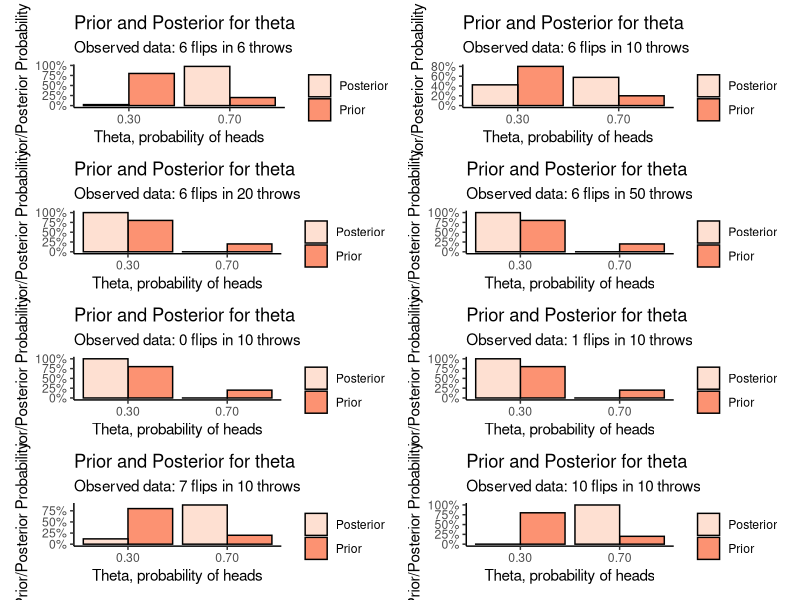

This chart was generated by the following R code:
## ---- chunk 1
library(tidyverse)
library(patchwork)
## ---- chunk 2
visualize_binomial_priorposterior <- function(sumx,n) {
  prior <- function(theta) {
    if (theta == .3) {
      return(.8)
    }
    else if (theta == .7) {
      return(.2)
    }
    0
  }
  likelihood <- function(theta) theta^sumx * (1-theta)^(n - sumx)
  marginal_likelihood <- prior(.7) * likelihood(.7) + prior(.3) * likelihood(.3)
  posterior <- function(theta) likelihood(theta) * prior(theta) / marginal_likelihood
  
  # Plot of the prior and posterior distributions for these observed data
  tibble(
    theta = c(.3,.7,.3,.7),
    value = c(prior(.3),prior(.7),posterior(.3),posterior(.7)),
    type = c("Prior","Prior","Posterior","Posterior")
  ) %>%
    ggplot(aes(x = theta,y = value,fill = type)) +
    theme_classic() + 
    geom_bar(stat = "identity",position = "dodge",colour = "black") +
    labs(title = "Prior and Posterior for theta",
         subtitle = str_c("Observed data: ",sumx," flips in ",n," throws"),
         x = "Theta, probability of heads",
         y = "Prior/Posterior Probability",
         fill = "") +
    scale_x_continuous(breaks = c(0.30,0.70),labels = c("0.30","0.70")) +
    scale_y_continuous(labels = scales::percent_format()) +
    scale_fill_brewer(palette = "Reds")
  
}
## ---- chunk 3
# library(patchwork)
(visualize_binomial_priorposterior(6,6) | visualize_binomial_priorposterior(6,10)) /
(visualize_binomial_priorposterior(6,20) | visualize_binomial_priorposterior(6,50)) /
(visualize_binomial_priorposterior(0,10) | visualize_binomial_priorposterior(1,10)) /
(visualize_binomial_priorposterior(7,10) | visualize_binomial_priorposterior(10,10))
